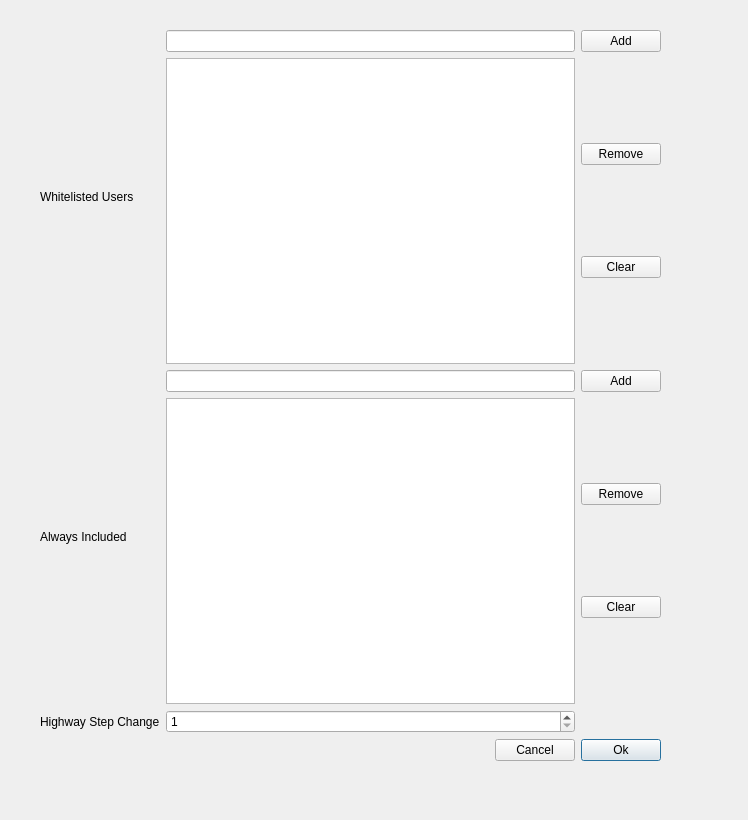
<?xml version="1.0" encoding="UTF-8"?>
<ui version="4.0">
 <class>Dialog</class>
 <widget class="QDialog" name="Dialog">
  <property name="geometry">
   <rect>
    <x>0</x>
    <y>0</y>
    <width>748</width>
    <height>820</height>
   </rect>
  </property>
  <property name="sizePolicy">
   <sizepolicy hsizetype="Ignored" vsizetype="Ignored">
    <horstretch>0</horstretch>
    <verstretch>0</verstretch>
   </sizepolicy>
  </property>
  <property name="windowTitle">
   <string>Dialog</string>
  </property>
  <widget class="QWidget" name="verticalLayoutWidget">
   <property name="geometry">
    <rect>
     <x>40</x>
     <y>30</y>
     <width>621</width>
     <height>731</height>
    </rect>
   </property>
   <layout class="QGridLayout" name="gridLayout">
    <item row="3" column="1">
     <widget class="QListWidget" name="alwaysIncludeList"/>
    </item>
    <item row="4" column="0">
     <widget class="QLabel" name="highwayStepLabel">
      <property name="text">
       <string>Highway Step Change</string>
      </property>
     </widget>
    </item>
    <item row="3" column="2">
     <layout class="QVBoxLayout" name="alwaysIncludeVerticalLayout">
      <item>
       <widget class="QPushButton" name="alwaysIncludeRemove">
        <property name="text">
         <string>Remove</string>
        </property>
       </widget>
      </item>
      <item>
       <widget class="QPushButton" name="alwaysIncludeClear">
        <property name="text">
         <string>Clear</string>
        </property>
       </widget>
      </item>
     </layout>
    </item>
    <item row="0" column="0" rowspan="2">
     <widget class="QLabel" name="whitelistLabel">
      <property name="text">
       <string>Whitelisted Users</string>
      </property>
     </widget>
    </item>
    <item row="2" column="1">
     <widget class="QLineEdit" name="alwaysIncludeLineEdit"/>
    </item>
    <item row="4" column="1">
     <widget class="QSpinBox" name="highwayStepChanges">
      <property name="minimum">
       <number>1</number>
      </property>
      <property name="maximum">
       <number>10</number>
      </property>
      <property name="value">
       <number>1</number>
      </property>
     </widget>
    </item>
    <item row="1" column="1">
     <widget class="QListWidget" name="whitelistList"/>
    </item>
    <item row="0" column="2">
     <widget class="QPushButton" name="whitelistAdd">
      <property name="text">
       <string>Add</string>
      </property>
     </widget>
    </item>
    <item row="1" column="2">
     <layout class="QVBoxLayout" name="whitelistVerticalLayout">
      <item>
       <widget class="QPushButton" name="whitelistRemove">
        <property name="text">
         <string>Remove</string>
        </property>
       </widget>
      </item>
      <item>
       <widget class="QPushButton" name="whitelistClear">
        <property name="text">
         <string>Clear</string>
        </property>
       </widget>
      </item>
     </layout>
    </item>
    <item row="5" column="1" colspan="2">
     <layout class="QHBoxLayout" name="horizontalLayout">
      <item>
       <spacer name="horizontalSpacer">
        <property name="orientation">
         <enum>Qt::Horizontal</enum>
        </property>
        <property name="sizeHint" stdset="0">
         <size>
          <width>40</width>
          <height>20</height>
         </size>
        </property>
       </spacer>
      </item>
      <item>
       <widget class="QPushButton" name="cancelButton">
        <property name="text">
         <string>Cancel</string>
        </property>
       </widget>
      </item>
      <item>
       <widget class="QPushButton" name="okButton">
        <property name="text">
         <string>Ok</string>
        </property>
        <property name="default">
         <bool>true</bool>
        </property>
        <property name="flat">
         <bool>false</bool>
        </property>
       </widget>
      </item>
     </layout>
    </item>
    <item row="2" column="2">
     <widget class="QPushButton" name="alwaysIncludeAdd">
      <property name="text">
       <string>Add</string>
      </property>
     </widget>
    </item>
    <item row="0" column="1">
     <widget class="QLineEdit" name="whitelistLineEdit"/>
    </item>
    <item row="2" column="0" rowspan="2">
     <widget class="QLabel" name="alwaysIncludeLabel">
      <property name="text">
       <string>Always Included</string>
      </property>
     </widget>
    </item>
   </layout>
  </widget>
 </widget>
 <resources/>
 <connections/>
</ui>
